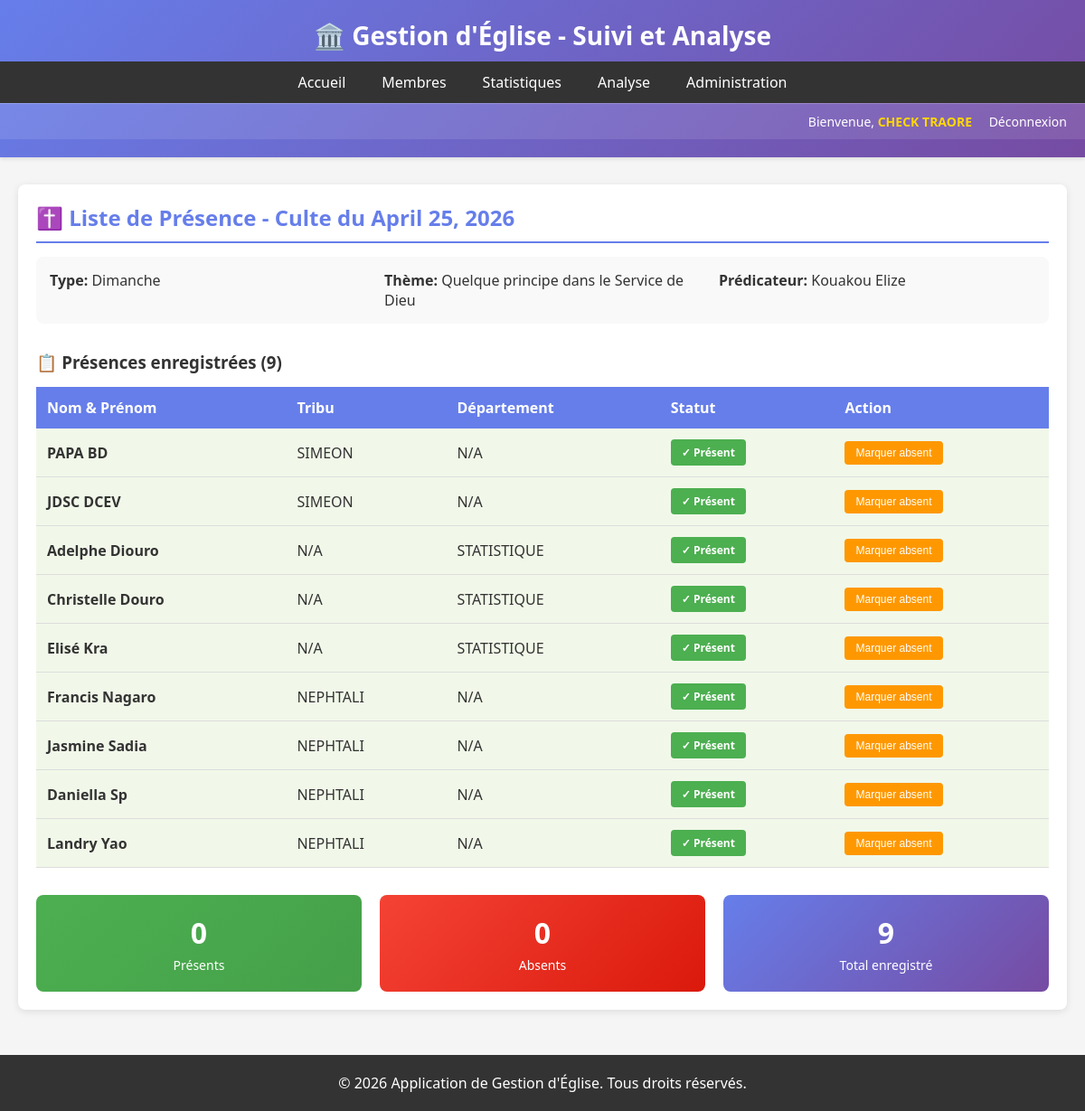
/culte/1/presence/ (signed in), run on the app's committed database.
### eglise/models.py (models this page shows, shortened)
class Culte(models.Model):
    TYPE_CULTE_CHOICES = (
        ('dimanche', 'Dimanche'),
        ('mercredi', 'Mercredi'),
        ('special', 'Spécial'),
        ('autre', 'Autre'),
    )
    date = models.DateField()
    type_culte = models.CharField(max_length=20, choices=TYPE_CULTE_CHOICES, default='dimanche')
    theme = models.CharField(max_length=255, blank=True, null=True)
    predicateur = models.CharField(max_length=100, blank=True, null=True)
    nombre_participants = models.IntegerField(default=0)
    notes = models.TextField(blank=True, null=True)
    date_creation = models.DateTimeField(auto_now_add=True)
    class Meta:
        ordering = ['-date']

class Presence(models.Model):
    membre = models.ForeignKey(Membre, on_delete=models.CASCADE)
    culte = models.ForeignKey(Culte, on_delete=models.CASCADE)
    present = models.BooleanField(default=True)
    date_enregistrement = models.DateTimeField(auto_now_add=True)
    class Meta:
        unique_together = ('membre', 'culte')
        ordering = ['-culte__date']

class Membre(models.Model):
    STATUT_CHOICES = (
        ('nouveau', 'Nouveau'),
        ('actif', 'Actif'),
        ('sorti', 'Sorti'),
        ('inactif', 'Inactif'),
    )
    GENRE_CHOICES = (
        ('M', 'Masculin'),
        ('F', 'Féminin'),
    )
    nom = models.CharField(max_length=100)
    prenom = models.CharField(max_length=100)
    email = models.EmailField(blank=True, null=True)
    telephone = models.CharField(max_length=20, blank=True, null=True)
    adresse = models.CharField(max_length=255, blank=True, null=True)
    genre = models.CharField(max_length=1, choices=GENRE_CHOICES, blank=True)
    date_naissance = models.DateField(blank=True, null=True)
    photo = models.ImageField(upload_to='membres_photos/', blank=True, null=True)
    tribu = models.ForeignKey(Tribu, on_delete=models.SET_NULL, null=True, blank=True)
    departement = models.ForeignKey(Departement, on_delete=models.SET_NULL, null=True, blank=True)
    statut = models.CharField(max_length=20, choices=STATUT_CHOICES, default='nouveau')
    date_adhesion = models.DateField(default=timezone.now)
    date_depart = models.DateField(blank=True, null=True)
    notes = models.TextField(blank=True, null=True)
    date_creation = models.DateTimeField(auto_now_add=True)
    date_modification = models.DateTimeField(auto_now=True)
    class Meta:
        ordering = ['nom', 'prenom']
    def nom_complet(self):
        return f"{self.prenom} {self.nom}"

class Tribu(models.Model):
    nom = models.CharField(max_length=100, unique=True)
    description = models.TextField(blank=True, null=True)
    date_creation = models.DateTimeField(auto_now_add=True)
    class Meta:
        verbose_name_plural = "Tribus"
        ordering = ['nom']

class Departement(models.Model):
    nom = models.CharField(max_length=100, unique=True)
    description = models.TextField(blank=True, null=True)
    responsable = models.CharField(max_length=100, blank=True, null=True)
    date_creation = models.DateTimeField(auto_now_add=True)
    class Meta:
        ordering = ['nom']

### eglise/views.py (the view, shortened to what this page needs)
# urls.py: path('culte/<int:culte_id>/presence/', views.CultePresenceListView.as_view(), name='culte_presence'),
class CultePresenceListView(ProtectedDataAccessMixin, TemplateView):
    template_name = 'eglise/culte_presence.html'
    def get(self, request, culte_id):
        try:
            culte = Culte.objects.get(id=culte_id)
        except Culte.DoesNotExist:
            return redirect('eglise:dashboard')
        presences = Presence.objects.filter(culte=culte).select_related('membre').order_by('membre__nom', 'membre__prenom')
        membres_non_enregistres = Membre.objects.exclude(
            presence__culte=culte
        ).filter(statut='actif').order_by('nom', 'prenom')
        context = {
            'culte': culte,
            'presences': presences,
            'membres_non_enregistres': membres_non_enregistres,
            'form': PresenceMembreSelectionForm(),
        }
        return render(request, self.template_name, context)

### eglise/mixins.py (called while the page is built)
    def dispatch(self, request, *args, **kwargs):
        if not request.user.is_authenticated:
            return redirect('eglise:login')
        if request.user.is_superuser:
            return super().dispatch(request, *args, **kwargs)
        try:
            profile = request.user.profile
            if profile.role == 'pasteur' or profile.role not in self.required_roles:
                return super().dispatch(request, *args, **kwargs) if profile.role == 'pasteur' else redirect('eglise:dashboard')
        except UserProfile.DoesNotExist:
            return redirect('eglise:dashboard')
        return super().dispatch(request, *args, **kwargs)

### eglise/templates/eglise/culte_presence.html (shortened to what this page needs)
{% extends 'eglise/base.html' %}
{% block content %}
<div class="card">
    <h2>✝️ Liste de Présence - Culte du {{ culte.date }}</h2>
    <div style="background: #f9f9f9; padding: 15px; border-radius: 8px; margin-bottom: 30px;">
        <div style="display: grid; grid-template-columns: 1fr 1fr 1fr; gap: 20px;">
            <div>
                <strong>Type:</strong> {{ culte.get_type_culte_display }}
            </div>
            <div>
                <strong>Thème:</strong> {{ culte.theme|default:"N/A" }}
            </div>
            <div>
                <strong>Prédicateur:</strong> {{ culte.predicateur|default:"N/A" }}
            </div>
        </div>
    </div>
    <h3 style="margin-bottom: 15px; color: #333;">📋 Présences enregistrées ({{ presences.count }})</h3>
    {% if presences %}
    <table>
        <thead>
            <tr>
                <th>Nom & Prénom</th>
                <th>Tribu</th>
                <th>Département</th>
                <th>Statut</th>
                <th>Action</th>
            </tr>
        </thead>
        <tbody>
            {% for presence in presences %}
            <tr style="{% if not presence.present %}background-color: #ffebee;{% else %}background-color: #f1f8e9;{% endif %}">
                <td><strong>{{ presence.membre.nom_complet }}</strong></td>
                <td>{{ presence.membre.tribu.nom|default:"N/A" }}</td>
                <td>{{ presence.membre.departement.nom|default:"N/A" }}</td>
                <td>
                    <span class="badge" style="padding: 6px 12px; border-radius: 4px; font-size: 12px; font-weight: bold; {% if presence.present %}background: #4caf50; color: white;{% else %}background: #f44336; color: white;{% endif %}">
                        {% if presence.present %}✓ Présent{% else %}✗ Absent{% endif %}
                    </span>
                </td>
                <td>
                    <form method="post" action="{% url 'eglise:presence_toggle' presence.id %}" style="display: inline;">
                        <button type="submit" style="padding: 6px 12px; background: #ff9800; color: white; border: none; border-radius: 4px; cursor: pointer; font-size: 12px;">
                            {% if presence.present %}Marquer absent{% else %}Marquer présent{% endif %}
                        </button>
                    </form>
                </td>
            </tr>
            {% endfor %}
        </tbody>
    </table>
    <div style="margin-top: 30px; display: grid; grid-template-columns: 1fr 1fr 1fr; gap: 20px;">
        <div style="background: linear-gradient(135deg, #4caf50 0%, #45a049 100%); color: white; padding: 20px; border-radius: 8px; text-align: center;">
            <div style="font-size: 32px; font-weight: bold;">{{ presences|dictsort:"present"|last|length|default:0 }}</div>
            <div style="margin-top: 5px; font-size: 14px;">Présents</div>
        </div>
        <div style="background: linear-gradient(135deg, #f44336 0%, #da190b 100%); color: white; padding: 20px; border-radius: 8px; text-align: center;">
            <div style="font-size: 32px; font-weight: bold;">
                {% widthratio presences|dictsort:"present"|first|length presences|length 1 %}
            </div>
            <div style="margin-top: 5px; font-size: 14px;">Absents</div>
        </div>
        <div style="background: linear-gradient(135deg, #667eea 0%, #764ba2 100%); color: white; padding: 20px; border-radius: 8px; text-align: center;">
            <div style="font-size: 32px; font-weight: bold;">{{ presences.count }}</div>
            <div style="margin-top: 5px; font-size: 14px;">Total enregistré</div>
        </div>
    </div>
    {% else %}
    <div style="text-align: center; padding: 40px; background: #f9f9f9; border-radius: 8px;">
        <p style="font-size: 16px; color: #999;">Aucune présence enregistrée pour ce culte.</p>
    </div>
    {% endif %}
</div>
{% endblock %}

### eglise/templates/eglise/base.html (shortened to what this page needs)
<!DOCTYPE html>
<html lang="fr">
<head>
</head>
<body>
    <header>
        <h1>🏛️ Gestion d'Église - Suivi et Analyse</h1>
        <nav>
            {% if user.is_authenticated %}
                <a href="{% url 'eglise:dashboard' %}">Accueil</a>
                <a href="{% url 'eglise:membre_list' %}">Membres</a>
                <a href="{% url 'eglise:statistiques' %}">Statistiques</a>
                <a href="{% url 'eglise:analyse' %}">Analyse</a>
                <a href="{% url 'admin:index' %}">Administration</a>
            {% else %}
                <a href="{% url 'eglise:login' %}">Connexion</a>
                <a href="{% url 'eglise:category-select' %}">Inscription</a>
            {% endif %}
        </nav>
        {% if user.is_authenticated %}
            <div class="user-info">
                <span>Bienvenue, <span class="user-name">{{ user.get_full_name|default:user.username }}</span></span>
                <a href="{% url 'eglise:logout' %}">Déconnexion</a>
            </div>
        {% endif %}
    </header>
    <div class="container">
        {% block content %}{% endblock %}
    </div>
    <footer>
        <p>&copy; 2026 Application de Gestion d'Église. Tous droits réservés.</p>
    </footer>
</body>
</html>

### eglise/templates/eglise/base.html (style rules this page uses)
* { margin: 0; padding: 0; box-sizing: border-box; }
body { font-family: 'Segoe UI', Tahoma, Geneva, Verdana, sans-serif; background-color: #f5f5f5; color: #333; }
header { background: linear-gradient(135deg, #667eea 0%, #764ba2 100%); color: white; padding: 20px 0; box-shadow: 0 2px 4px rgba(0,0,0,0.1); }
header h1 { text-align: center; font-size: 28px; }
nav { background-color: #333; padding: 0; margin-top: 10px; display: flex; justify-content: center; }
nav a { color: white; padding: 12px 20px; text-decoration: none; display: inline-block; transition: background-color 0.3s; }
.container { max-width: 1200px; margin: 30px auto; padding: 0 20px; }
.card { background: white; border-radius: 8px; box-shadow: 0 2px 8px rgba(0,0,0,0.1); padding: 20px; margin-bottom: 20px; }
.card h2 { color: #667eea; margin-bottom: 15px; border-bottom: 2px solid #667eea; padding-bottom: 10px; }
table { width: 100%; border-collapse: collapse; margin-top: 15px; }
table th { background-color: #667eea; color: white; padding: 12px; text-align: left; }
table td { padding: 12px; border-bottom: 1px solid #ddd; }
.badge { display: inline-block; padding: 4px 12px; border-radius: 20px; font-size: 12px; font-weight: bold; }
footer { background-color: #333; color: white; text-align: center; padding: 20px; margin-top: 50px; }
.user-info { background-color: rgba(255, 255, 255, 0.1); padding: 10px 20px; text-align: right; color: white; font-size: 14px; border-top: 1px solid rgba(255, 255, 255, 0.2); }
.user-info a { color: #fff; text-decoration: none; margin-left: 15px; transition: opacity 0.3s; }
.user-name { font-weight: 600; color: #ffd700; }

### eglise/templates/eglise/culte_presence.html (style rules this page uses)
table { width: 100%; border-collapse: collapse; margin-top: 15px; }
table th { background-color: #667eea; color: white; padding: 12px; text-align: left; font-weight: bold; }
table td { padding: 12px; border-bottom: 1px solid #ddd; }
.badge { display: inline-block; padding: 4px 8px; border-radius: 4px; font-size: 12px; font-weight: bold; }
button { cursor: pointer; transition: all 0.3s; }

### data on the page
Culte: date "April 25, 2026", type_culte "Dimanche", theme "Quelque principe dans le Service de Dieu", predicateur "Kouakou Elize"
Presence: membre.nom_complet "PAPA BD", membre.tribu.nom "SIMEON", membre.departement.nom "N/A", shows "✓ Présent", shows "Marquer absent", present.present "0"
Presence: membre.nom_complet "JDSC DCEV", membre.tribu.nom "SIMEON", membre.departement.nom "N/A", shows "✓ Présent", shows "Marquer absent"
Presence: membre.nom_complet "Adelphe Diouro", membre.tribu.nom "N/A", membre.departement.nom "STATISTIQUE", shows "✓ Présent", shows "Marquer absent"
Presence: membre.nom_complet "Christelle Douro", membre.tribu.nom "N/A", membre.departement.nom "STATISTIQUE", shows "✓ Présent", shows "Marquer absent"
Presence: membre.nom_complet "Elisé Kra", membre.tribu.nom "N/A", membre.departement.nom "STATISTIQUE", shows "✓ Présent", shows "Marquer absent"
Presence: membre.nom_complet "Francis Nagaro", membre.tribu.nom "NEPHTALI", membre.departement.nom "N/A", shows "✓ Présent", shows "Marquer absent"
Presence: membre.nom_complet "Jasmine Sadia", membre.tribu.nom "NEPHTALI", membre.departement.nom "N/A", shows "✓ Présent", shows "Marquer absent"
Presence: membre.nom_complet "Daniella Sp", membre.tribu.nom "NEPHTALI", membre.departement.nom "N/A", shows "✓ Présent", shows "Marquer absent"
Presence: membre.nom_complet "Landry Yao", membre.tribu.nom "NEPHTALI", membre.departement.nom "N/A", shows "✓ Présent", shows "Marquer absent"

### other printed values
{{ user.get_full_name|default:user.username }} "CHECK TRAORE"
{{ presences.count }} "9"
{{ presences|dictsort:"present"|last|length|default:0 }} "0"
